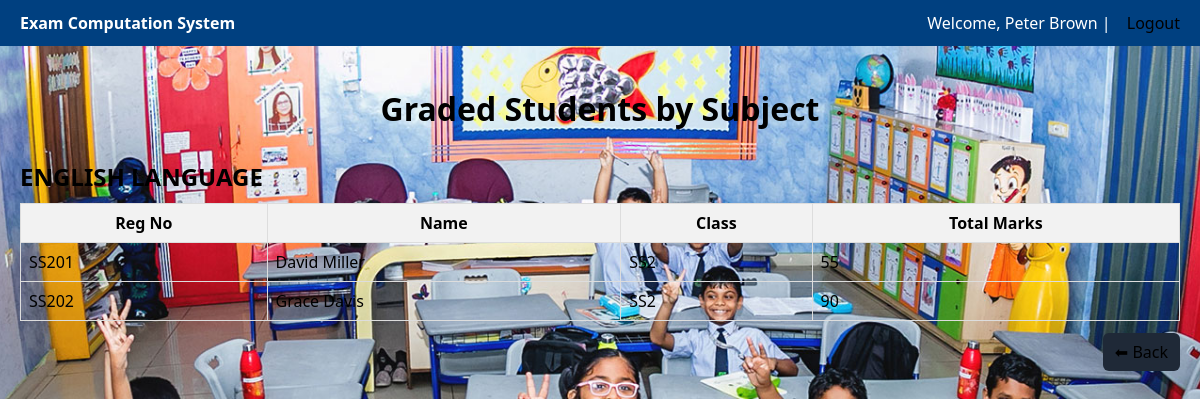
The page /graded-students/ (signed in) on the database its author committed.
### exam_app/models.py (models this page shows, shortened)
class TeacherProfile(models.Model):
    name = models.CharField(max_length=150, blank=True)  # full name
    phone = models.CharField(max_length=20, blank=True)
    class_level = models.CharField(max_length=3, choices=CLASS_CHOICES, blank=True)
    is_eo = models.BooleanField(default=False, help_text="Check if this user is an Examination Officer (EO)")
    password = models.CharField(max_length=128, blank=True)  # hashed password

class Subject(models.Model):
    name = models.CharField(max_length=100)

class Student(models.Model):
    first_name = models.CharField(max_length=100)
    last_name = models.CharField(max_length=100, blank=True)
    reg_no = models.CharField(max_length=30, unique=True)
    class_level = models.CharField(max_length=3, choices=CLASS_CHOICES, default='SS1')
    teacher = models.ForeignKey(TeacherProfile, on_delete=models.SET_NULL, null=True, related_name='students')

### exam_app/views.py (the view)
# urls.py: path('graded-students/', views.graded_students, name='graded_students'),
def graded_students(request):
    teacher = get_logged_in_teacher(request)
    if not teacher:
        return redirect('teacher_login')
    graded = (
        Result.objects
        .filter(entered_by=teacher)
        .values(
            'subject__name',
            'student__id',
            'student__reg_no',
            'student__first_name',
            'student__last_name',
            'student__class_level'
        )
        .annotate(total_marks=Sum('total_score'))
        .order_by('subject__name')
    )
    grouped_by_subject = {}
    for item in graded:
        subject = item['subject__name']
        if subject not in grouped_by_subject:
            grouped_by_subject[subject] = []
        grouped_by_subject[subject].append(item)
    return render(request, 'graded_students.html', {
        'grouped_by_subject': grouped_by_subject,
        'teacher': teacher  # ✅ added
    })

### exam_app/views.py (called while the page is built)
def get_logged_in_teacher(request):
    teacher_id = request.session.get('teacher_id')
    if not teacher_id:
        return None
    try:
        return TeacherProfile.objects.get(id=teacher_id)
    except TeacherProfile.DoesNotExist:
        request.session.flush()
        return None

### templates/graded_students.html (shortened to what this page needs)
{% extends "base.html" %}
{% block content %}
<h1 style="text-align:center;margin-bottom:20px;">Graded Students by Subject</h1>
{% if grouped_by_subject %}
  {% for subject, students in grouped_by_subject.items %}
    <h2 style="margin-top:30px;margin-bottom:10px;">{{ subject }}</h2>
    <table style="width:100%;border-collapse:collapse;margin-bottom:20px;">
      <thead>
        <tr style="background:#f2f2f2;">
          <th style="border:1px solid #ddd;padding:8px;">Reg No</th>
          <th style="border:1px solid #ddd;padding:8px;">Name</th>
          <th style="border:1px solid #ddd;padding:8px;">Class</th>
          <th style="border:1px solid #ddd;padding:8px;">Total Marks</th>
        </tr>
      </thead>
      <tbody>
        {% for s in students %}
        <tr>
          <td style="border:1px solid #ddd;padding:8px;">{{ s.student__reg_no }}</td>
          <td style="border:1px solid #ddd;padding:8px;">
            {{ s.student__first_name }} {{ s.student__last_name }}
          </td>
          <td style="border:1px solid #ddd;padding:8px;">{{ s.student__class_level }}</td>
          <td style="border:1px solid #ddd;padding:8px;">{{ s.total_marks }}</td>
        </tr>
        {% endfor %}
      </tbody>
    </table>
  {% endfor %}
{% else %}
  <p style="text-align:center;">No students graded yet.</p>
{% endif %}
<nav style="text-align:right;margin-top:20px;">
  <a href="{% url 'teacher_dashboard' %}"
     style="padding:8px 12px;background:#1f2937;color:white;text-decoration:none;border-radius:6px;">
     ⬅ Back
  </a>
</nav>
{% endblock %}

### templates/base.html (shortened to what this page needs)
{% load static %}
<!DOCTYPE html>
<html lang="en">
<head>
  <link rel="stylesheet" href="{% static 'css/style.css' %}">
</head>
<body class="bg-image">
  <nav class="navbar">
    <div class="nav-left"><strong>Exam Computation System</strong></div>
    <div class="nav-right">
      {% if teacher %}
        <span>Welcome, {{ teacher.name }}</span> |
        <a href="{% url 'teacher_logout' %}">Logout</a>
      {% else %}
        <a href="{% url 'teacher_login' %}">Login</a>
      {% endif %}
    </div>
  </nav>
  <div class="content">
    {% block content %}{% endblock %}
  </div>
</body>
</html>

### static/css/style.css (style rules this page uses)
body { font-family: 'Segoe UI', sans-serif; background: #f2f6fc; color:#333; margin:0; padding:0; }
body, .table th, .table td, .card, h1, h2, h3, h4, h5, h6, p, label, a { color: #000 !important; }
.navbar { display:flex; justify-content:space-between; align-items:center; padding:12px 20px; background:#004080; color:white; }
.navbar a { color:white; text-decoration:none; margin-left:12px; }
.content { padding:20px; max-width:1200px; margin:auto; }
.bg-image { background-image: url("../images/go.jpg"); background-size: cover; background-repeat: no-repeat; background-position: center; background-attachment: fixed; }

### rows shown on the page
TeacherProfile: name "Peter Brown"
Subject: name "ENGLISH LANGUAGE"
Student: student__reg_no "SS201", student__first_name "David", student__last_name "Miller", student__class_level "SS2", total_marks "55"
Student: student__reg_no "SS202", student__first_name "Grace", student__last_name "Davis", student__class_level "SS2", total_marks "90"
